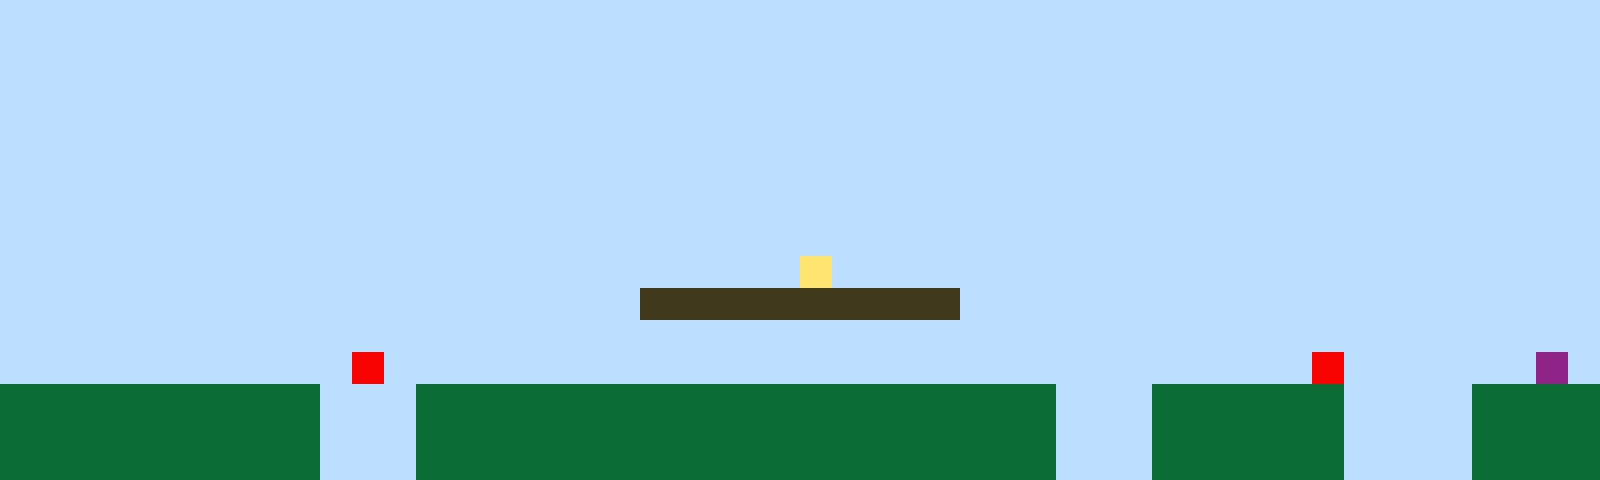

Below is a game level as drawn by its tile map, then a one-line description and the .tmx file that defines it, in full:
An orthogonal 50x15 tile map with 32x32 px tiles, 1 tile layer (Tile Layer 1).

<map version="1.10" tiledversion="1.11.2" orientation="orthogonal" renderorder="right-up" width="50" height="15" tilewidth="32" tileheight="32" infinite="0" nextlayerid="2" nextobjectid="1"><editorsettings><export target="map1.csv" format="csv" /></editorsettings><tileset firstgid="1" name="sprites" tilewidth="32" tileheight="32" tilecount="6" columns="3"><image source="sprites.png" width="96" height="64" /></tileset><layer id="1" name="Tile Layer 1" width="50" height="15"><data encoding="csv">1,1,1,1,1,1,1,1,1,1,1,1,1,1,1,1,1,1,1,1,1,1,1,1,1,1,1,1,1,1,1,1,1,1,1,1,1,1,1,1,1,1,1,1,1,1,1,1,1,1,1,1,1,1,1,1,1,1,1,1,1,1,1,1,1,1,1,1,1,1,1,1,1,1,1,1,1,1,1,1,1,1,1,1,1,1,1,1,1,1,1,1,1,1,1,1,1,1,1,1,1,1,1,1,1,1,1,1,1,1,1,1,1,1,1,1,1,1,1,1,1,1,1,1,1,1,1,1,1,1,1,1,1,1,1,1,1,1,1,1,1,1,1,1,1,1,1,1,1,1,1,1,1,1,1,1,1,1,1,1,1,1,1,1,1,1,1,1,1,1,1,1,1,1,1,1,1,1,1,1,1,1,1,1,1,1,1,1,1,1,1,1,1,1,1,1,1,1,1,1,1,1,1,1,1,1,1,1,1,1,1,1,1,1,1,1,1,1,1,1,1,1,1,1,1,1,1,1,1,1,1,1,1,1,1,1,1,1,1,1,1,1,1,1,1,1,1,1,1,1,1,1,1,1,1,1,1,1,1,1,1,1,1,1,1,1,1,1,1,1,1,1,1,1,1,1,1,1,1,1,1,1,1,1,1,1,1,1,1,1,1,1,1,1,1,1,1,1,1,1,1,1,1,1,1,1,1,1,1,1,1,1,1,1,1,1,1,1,1,1,1,1,1,1,1,1,1,1,1,1,1,1,1,1,1,1,1,1,1,1,1,1,1,1,1,1,1,1,1,1,1,1,1,1,1,1,1,1,1,1,1,1,1,1,1,1,1,1,1,1,1,1,1,1,1,1,1,1,1,1,1,1,1,1,1,1,1,1,1,1,1,1,1,1,1,1,1,1,1,1,1,1,1,1,1,1,1,1,1,1,1,1,1,1,1,1,1,1,1,1,1,1,1,1,1,4,1,1,1,1,1,1,1,1,1,1,1,1,1,1,1,1,1,1,1,1,1,1,1,1,1,1,1,1,1,1,1,1,1,1,1,1,1,1,1,1,1,1,1,1,3,3,3,3,3,3,3,3,3,3,1,1,1,1,1,1,1,1,1,1,1,1,1,1,1,1,1,1,1,1,1,1,1,1,1,1,1,1,1,1,1,1,1,1,1,1,1,1,1,1,1,1,1,1,1,1,1,1,1,1,1,1,1,1,1,1,1,1,1,1,1,1,1,1,1,1,1,1,1,1,1,1,1,1,1,1,1,1,1,1,1,5,1,1,1,1,1,1,1,1,1,1,1,1,1,1,1,1,1,1,1,1,1,1,1,1,1,1,1,1,1,5,1,1,1,1,1,1,6,1,2,2,2,2,2,2,2,2,2,2,1,1,1,2,2,2,2,2,2,2,2,2,2,2,2,2,2,2,2,2,2,2,2,1,1,1,2,2,2,2,2,2,1,1,1,1,2,2,2,2,2,2,2,2,2,2,2,2,2,2,1,1,1,2,2,2,2,2,2,2,2,2,2,2,2,2,2,2,2,2,2,2,2,1,1,1,2,2,2,2,2,2,1,1,1,1,2,2,2,2,2,2,2,2,2,2,2,2,2,2,1,1,1,2,2,2,2,2,2,2,2,2,2,2,2,2,2,2,2,2,2,2,2,1,1,1,2,2,2,2,2,2,1,1,1,1,2,2,2,2</data></layer></map>
